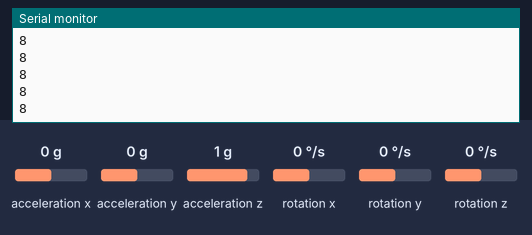
A sketch run on a simulated ESP8266 (NodeMCU). On the bench: the last lines printed to the serial monitor. Wiring (inferred from the names in the program): MPU-6050 motion sensor at I2C address 0x68. The inputs (shaded band) are chosen by the test bench; at power-on: acceleration z 1 g, acceleration x 0 g, acceleration y 0 g, rotation x 0 °/s, rotation y 0 °/s, rotation z 0 °/s. WiFi joins after 1.5 s; servers stay silent unless stated.

Above: at 2.7 s.
2.8 s: acceleration z set to 0 g
At 2.83 s:
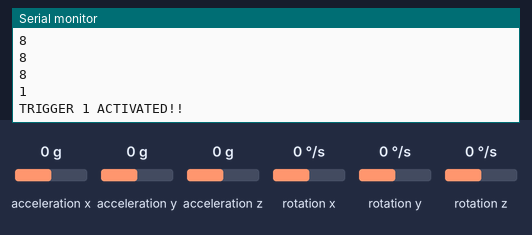
4.4 s: acceleration x set to -1.4 g
At 4.97 s:
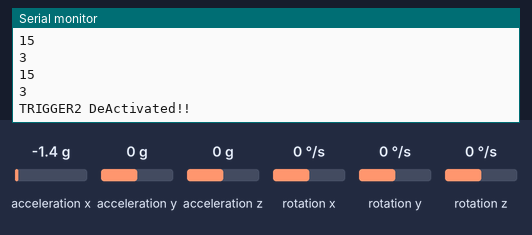
5.9 s: acceleration y set to -1.4 g
At 5.98 s:
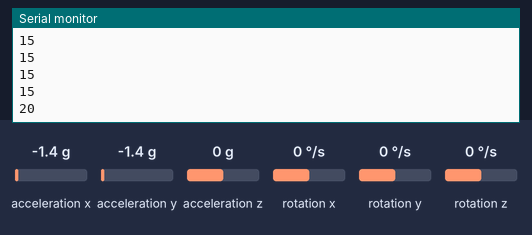
Timing chart, 0 to 8.9 s (numbered marks = the images above; inputs shaded):
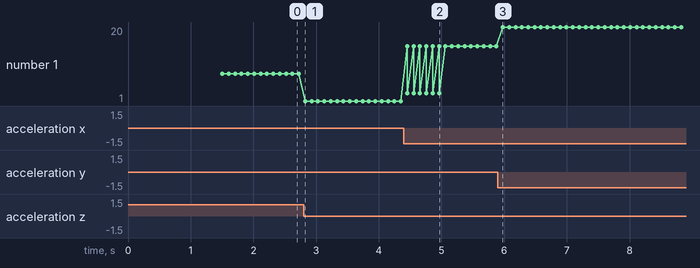

Measured:
- after the input at 2.8 s, the serial monitor: prints a new line at once (image 1)
- after the input at 4.4 s, the serial monitor: prints a new line after 0.05 s (image 2)
- after the input at 5.9 s, the serial monitor: prints a new line after 0.08 s (image 3)
- plotted number 1: 8 → 1 after the input at 2.8 s, 1 → 15 after the input at 4.4 s, 15 → 20 after the input at 5.9 s

The sketch:

AutomatedFallDetectionProject.ino
```cpp
 #include <Wire.h> // This library allows you to communicate with I2C/TWI devices.
#include <ESP8266WiFi.h> // used to connect to a WiFi network with strongest WiFi signal.


const int addrss=0x68;  // this is the I2C Address of  MPU-6050 Sensor
int16_t AccX,AccY,AccZ,temp,GyroX,GyroY,GyroZ;
float AX=0, AY=0, AZ=0, GX=0, GY=0, GZ=0;
boolean fallStatus = false; //it stores if a fall has occurred
boolean trgr1=false; //it store if first trigger (the Lower threshold value)  occurred
boolean trgr2=false; //it store if second trigger (the Upper threshold value)  occurred
boolean trgr3=false; //it store if third trigger (orientation change) has occurred
byte trgr1Count=0; //it store the counts past as trigger 1 sets true
byte trgr2Count=0; //it store the counts past as trigger 2 sets true
byte trgr3Count=0; //it store the counts past as trigger 3  sets true
int AnglChange=0;


// WiFi Credentials
const char *SSID =  "Redmi5";     //  WiFi Network Name
const char *PASS =  "12345678"; // WiFi Network Password
void sendEvent(const char *event);


const char *Host = "maker.ifttt.com";  // Host name
const char *PrivateKey = "hUAAAz0AVvc6-NW1UmqWXXv6VQWmpiGFxx3sV5rnaM9"; // key

// implementing setup()
void setup(){
 Serial.begin(115200);
 Wire.begin();
 Wire.beginTransmission(addrss);
 Wire.write(0x6B);
 Wire.write(0);     // sets to zero (wakes up the MPU-6050)
 Wire.endTransmission(true);
 Serial.println("Wrote to IMU");
  Serial.println("Connecting to ");
  Serial.println(SSID);
  WiFi.begin(SSID, PASS);

  while (WiFi.status() != WL_CONNECTED)
  {
    delay(500);
    Serial.print(".");   // it  print "..." till it not connected
  }

  Serial.println("");
  Serial.println("WiFi connected"); // print "WIFI connected when it gets Connected"
 }


 // implementing loop()
void loop(){
 readMPU();

// Measuring Orientation
 AX = (AccX-2050)/16384.00;
 AY = (AccY-77)/16384.00;
 AZ = (AccZ-1947)/16384.00;
 GX = (GyroX+270)/131.07;
 GY = (GyroY-351)/131.07;
 GZ = (GyroZ+136)/131.07;

 // calculating Amplitute vactor for 3 axis
 float rawAplitude = pow(pow(AX,2)+pow(AY,2)+pow(AZ,2),0.5);
 int amplitude = rawAplitude * 10;  // Mulitiplied by 10 bcz values are between 0 to 1
 Serial.println(amplitude);


 if (amplitude<=2 && trgr2==false){ //if AM breaks lower threshold (0.4g)
   trgr1=true;
   Serial.println("TRIGGER 1 ACTIVATED!!");
   }
 if (trgr1==true){
   trgr1Count++;
   if (amplitude>=12){ //if AM breaks upper threshold (3g)
     trgr2=true;
     Serial.println("TRIGGER2 is Activated!!");
     trgr1=false; trgr1Count=0;
     }
 }
 if (trgr2==true){
   trgr2Count++;
   AnglChange = pow(pow(GX,2)+pow(GY,2)+pow(GZ,2),0.5); Serial.println(AnglChange);
   if (AnglChange>=30 && AnglChange<=400){ //if orientation changes by between 80-100 degrees
     trgr3=true; trgr2=false; trgr2Count=0;
     Serial.println(AnglChange);
     Serial.println("TRIGGER3 is Activated!!");
       }
   }


 if (trgr3==true){
    trgr3Count++;
    if (trgr3Count>=10){
       AnglChange = pow(pow(GX,2)+pow(GY,2)+pow(GZ,2),0.5);
       //delay(10);
       Serial.println(AnglChange);
       if ((AnglChange>=0) && (AnglChange<=10)){ //if orientation changes remains between 0-10 degrees
           fallStatus=true; trgr3=false; trgr3Count=0;
           Serial.println(AnglChange);
             }
       else{ //user regained normal orientation
          trgr3=false; trgr3Count=0;
          Serial.println("TRIGGER3 is DeActivated!!");
       }
     }
  }

 if (fallStatus==true){ // Event of  fall Detection
   Serial.println("A FALL is DETECTED!!");
   sendEvent("fall_detect");
   fallStatus=false;
   }
 if (trgr2Count>=6){ // We allows 0.5seconds for orientation change
   trgr2=false; trgr2Count=0;
   Serial.println("TRIGGER2 DeActivated!!");
   }
 if (trgr1Count>=6){ //We allows 0.5seconds for AM to break the upper threshold value

   trgr1=false; trgr1Count=0;
   Serial.println("TRIGGER2 DeActivated!!");
   }
  delay(100);
   }
void readMPU(){
 Wire.beginTransmission(addrss);
 Wire.write(0x3B);  // starting with register 0x3B (ACCEL_XOUT_H)
 Wire.endTransmission(false);
 Wire.requestFrom(addrss,14,true);  // request a total of 14 registers
 AccX=Wire.read()<<8|Wire.read();  // 0x3B (ACCEL_XOUT_H) & 0x3C (ACCEL_XOUT_L)
 AccY=Wire.read()<<8|Wire.read();  // 0x3D (ACCEL_YOUT_H) & 0x3E (ACCEL_YOUT_L)
 AccZ=Wire.read()<<8|Wire.read();  // 0x3F (ACCEL_ZOUT_H) & 0x40 (ACCEL_ZOUT_L)
 temp=Wire.read()<<8|Wire.read();  // 0x41 (TEMP_OUT_H) & 0x42 (TEMP_OUT_L)
 GyroX=Wire.read()<<8|Wire.read();  // 0x43 (GYRO_XOUT_H) & 0x44 (GYRO_XOUT_L)
 GyroY=Wire.read()<<8|Wire.read();  // 0x45 (GYRO_YOUT_H) & 0x46 (GYRO_YOUT_L)
 GyroZ=Wire.read()<<8|Wire.read();  // 0x47 (GYRO_ZOUT_H) & 0x48 (GYRO_ZOUT_L)
 }
void sendEvent(const char *event)
{
  Serial.print("Connecting to ");
  Serial.println(Host);
    // Use WiFiClient class to create TCP connections
  WiFiClient client;
  const int PORT = 80;
  if (!client.connect(Host, PORT)) {
    Serial.println("Connection failed");
    return;
  }
    // We now create a URI for the request
  String URL = "/trigger/";
  URL += event;
  URL += "/with/key/";
  URL += PrivateKey;
  Serial.print("Requesting  to URL: ");
  Serial.println(URL);
  // This will send the request to the server
  client.print(String("GET ") + URL + " HTTP/1.1\r\n" +
               "Host: " + Host + "\r\n" +
               "Connection: close\r\n\r\n");
  while(client.connected())
  {
    if(client.available())
    {
      String line = client.readStringUntil('\r');
      Serial.print(line);
    } else {
      // if No data yet,please wait a bit
      delay(50);
    };
  }
  Serial.println();
  Serial.println("closing the connection");
  client.stop();
}
```
